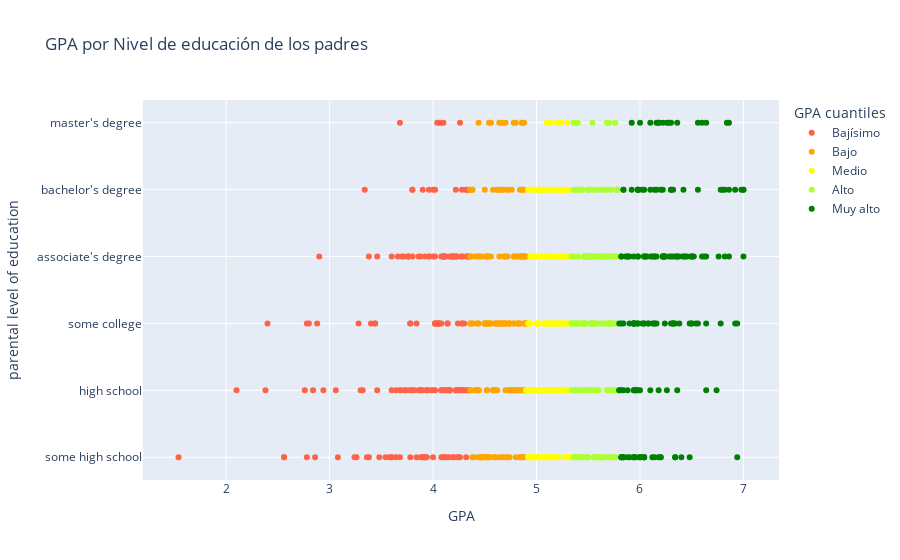

Notebook code cell kept with this figure:
### Markdown cell above
**Respuesta:**

### Code cell
# Código para quintiles 
# La variable que contenga los quintiles debe llamarse GPA cuantiles para que el gráfico funcione.
df_grades.loc[:,"GPA cuantiles"] = pd.qcut(df_grades.loc[:,"GPA"],5,['Bajísimo', 'Bajo', 'Medio', 'Alto', 'Muy alto'])
# Código de gráfico 
fig = px.scatter(
    df_grades.sort_values(by="GPA"),
    x="GPA",
    y="parental level of education",
    hover_data=["gender"],
    color="GPA cuantiles",
    title="GPA por Nivel de educación de los padres",
    color_discrete_sequence=["tomato", "orange", "yellow", "greenyellow", "green"]
)

fig

### Figure 1 — Plotly figure (JSON) as saved in the notebook; plotly's stock layout.template omitted (floating-point values rounded to 4 significant figures; data arrays with more than 128 entries replaced by an {"elided": "..."} marker saying what was removed)
{"data": [{"customdata": {"elided": "176x1 str values"}, "hovertemplate": "GPA cuantiles=Bajísimo<br>GPA=%{x}<br>parental level of education=%{y}<br>gender=%{customdata[0]}<extra></extra>", "legendgroup": "Bajísimo", "marker": {"color": "tomato", "symbol": "circle"}, "mode": "markers", "name": "Bajísimo", "orientation": "h", "showlegend": true, "type": "scatter", "x": {"elided": "176 float values"}, "xaxis": "x", "y": {"elided": "176 str values"}, "yaxis": "y"}, {"customdata": {"elided": "175x1 str values"}, "hovertemplate": "GPA cuantiles=Bajo<br>GPA=%{x}<br>parental level of education=%{y}<br>gender=%{customdata[0]}<extra></extra>", "legendgroup": "Bajo", "marker": {"color": "orange", "symbol": "circle"}, "mode": "markers", "name": "Bajo", "orientation": "h", "showlegend": true, "type": "scatter", "x": {"elided": "175 float values"}, "xaxis": "x", "y": {"elided": "175 str values"}, "yaxis": "y"}, {"customdata": {"elided": "180x1 str values"}, "hovertemplate": "GPA cuantiles=Medio<br>GPA=%{x}<br>parental level of education=%{y}<br>gender=%{customdata[0]}<extra></extra>", "legendgroup": "Medio", "marker": {"color": "yellow", "symbol": "circle"}, "mode": "markers", "name": "Medio", "orientation": "h", "showlegend": true, "type": "scatter", "x": {"elided": "180 float values"}, "xaxis": "x", "y": {"elided": "180 str values"}, "yaxis": "y"}, {"customdata": {"elided": "172x1 str values"}, "hovertemplate": "GPA cuantiles=Alto<br>GPA=%{x}<br>parental level of education=%{y}<br>gender=%{customdata[0]}<extra></extra>", "legendgroup": "Alto", "marker": {"color": "greenyellow", "symbol": "circle"}, "mode": "markers", "name": "Alto", "orientation": "h", "showlegend": true, "type": "scatter", "x": {"elided": "172 float values"}, "xaxis": "x", "y": {"elided": "172 str values"}, "yaxis": "y"}, {"customdata": {"elided": "172x1 str values"}, "hovertemplate": "GPA cuantiles=Muy alto<br>GPA=%{x}<br>parental level of education=%{y}<br>gender=%{customdata[0]}<extra></extra>", "legendgroup": "Muy alto", "marker": {"color": "green", "symbol": "circle"}, "mode": "markers", "name": "Muy alto", "orientation": "h", "showlegend": true, "type": "scatter", "x": {"elided": "172 float values"}, "xaxis": "x", "y": {"elided": "172 str values"}, "yaxis": "y"}], "layout": {"legend": {"title": {"text": "GPA cuantiles"}, "tracegroupgap": 0}, "title": {"text": "GPA por Nivel de educación de los padres"}, "xaxis": {"anchor": "y", "domain": [0, 1], "title": {"text": "GPA"}}, "yaxis": {"anchor": "x", "domain": [0, 1], "title": {"text": "parental level of education"}}}}
